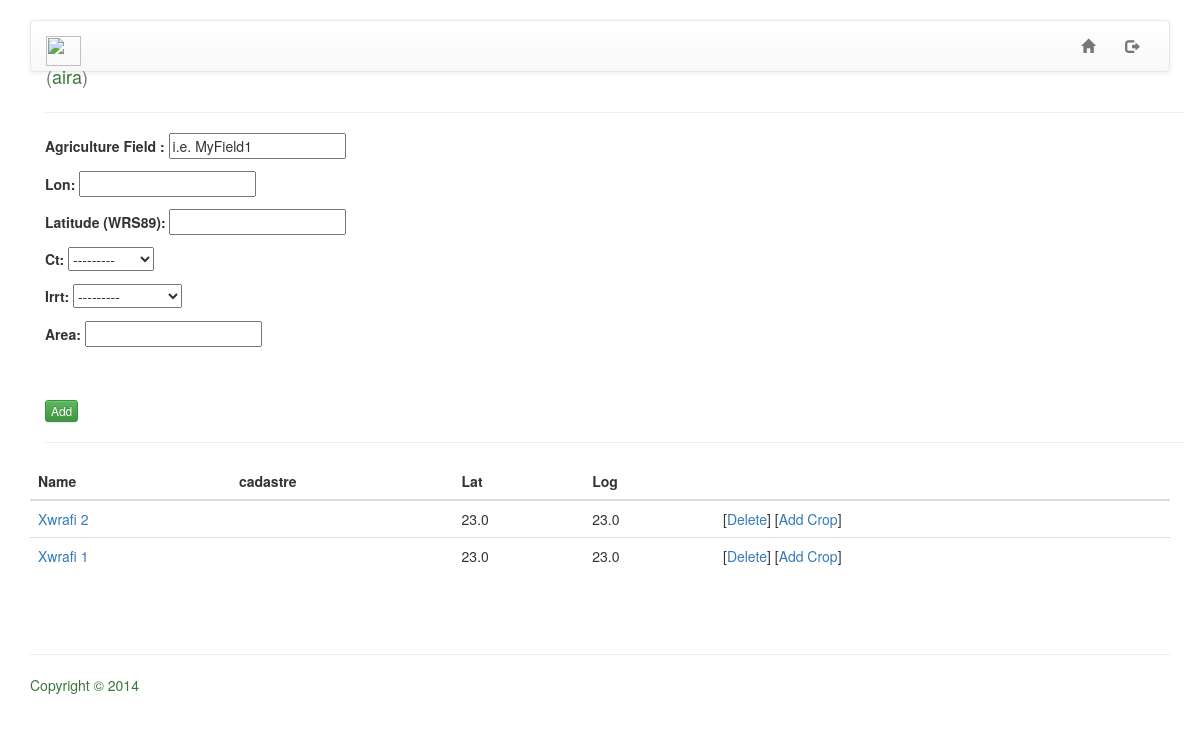
Before: /create_agrifield (signed in) with the older database file.
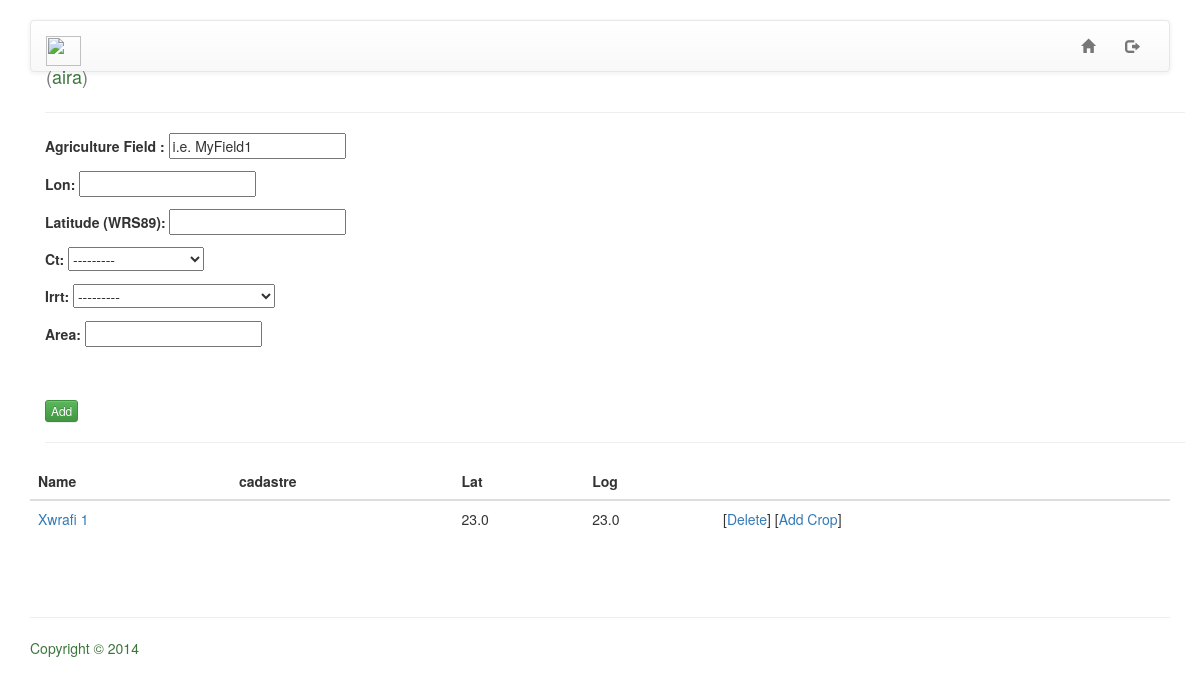
After: the same page with the newer database file.
### aira/models.py (models this page shows, shortened)
class Agrifield(models.Model):
    owner = models.ForeignKey(User)
    name = models.CharField(max_length=255,
                            default='i.e. MyField1')
    lon = models.FloatField()
    lat = models.FloatField()
    ct = models.ForeignKey(CropType)
    irrt = models.ForeignKey(IrrigationType)
    area = models.FloatField()
    class Meta:
        ordering = ('-name',)
        verbose_name_plural = 'Agrifields'

### aira/views.py (the view, shortened to what this page needs)
class CreateAgrifield(CreateView):
    model = Agrifield
    form_class = AgrifieldForm
    success_url = "/home"
    @method_decorator(login_required)
    def dispatch(self, *args, **kwargs):
        return super(CreateAgrifield, self).dispatch(*args, **kwargs)
    def get_context_data(self, **kwargs):
        context = super(CreateAgrifield, self).get_context_data(**kwargs)
        try:
            context['agrifields'] = Agrifield.objects.filter(owner=self.request.user).all()
        except Agrifield.DoesNotExist:
            context['agrifields'] = None
        return context

### aira/forms.py
class AgrifieldForm(forms.ModelForm):
    class Meta:
        model = Agrifield
        exclude = ('owner',)
        labels = {
            'name': _('Agriculture Field '),
            'lat': _('Latitude (WRS89)'),
        }

### aira/models.py (called while the page is built)
    def __unicode__(self):
        return "CropType: {}".format(self.ct_name)

    def __unicode__(self):
        return "IrrigationType: {}".format(self.irrt_name)

### aira/templates/aira/agrifield_form.html (shortened to what this page needs)
{% extends 'base.html' %}
{% load bootstrap3 %}
{% block content %}
<div class="container">
<hr>
	<div>
		<form class="form" role="form"
            method="post">{% csrf_token %}
    		{{ form.as_p }}
            <br><br>
            <button type="submit" class="btn btn-success btn-xs">Add</button>
		</form>
	</div>
	<hr>
</div>
<div>
	<table class="table">
    <thead>
        <tr>
            <th>Name</th>
            <th>cadastre</th>
            <th>Lat</th>
            <th>Log <th>
           	<th colspan="2"> </th>
        </tr>
    </thead>
    <tbody>
{% for f in agrifields %}
        <tr>
            <td><a href="{% url 'update_agrifield' f.id %}"> {{ f.name}}</a></td>
            <td>{{ f.cadastre }}</td>
            <td>{{ f.lat }}</td>
            <td>{{ f.lon }}</td>
        	<td colspan="2">
        		[<a href="{% url 'delete_agrifield' f.id %}">Delete</a>]
				[<a href="{% url 'add_crop' f.id %}">Add Crop</a>]
        	</td>
        </tr>
   	{% endfor%}
	    </tbody>
</table>
</div>
{% endblock %}

### aira_project/templates/base.html (shortened to what this page needs)
{% load static %}
<!DOCTYPE html>
<html lang="en">
<head>
     <link rel="stylesheet" href="https://maxcdn.bootstrapcdn.com/bootstrap/3.2.0/css/bootstrap.min.css">
     <link rel="stylesheet" href="https://maxcdn.bootstrapcdn.com/bootstrap/3.2.0/css/bootstrap-theme.min.css">
     <link rel="stylesheet" href="//maxcdn.bootstrapcdn.com/font-awesome/4.2.0/css/font-awesome.min.css">
     <link rel="stylesheet" type="text/css" href="{% static 'css/custom.css' %}">
</head>
<body>
<div class="container">
  <div class="navbar navbar-default" role="navigation">
        <div class="container-fluid">
            <div class="navbar-header">
              <a class="navbar-brand" href="{% url 'welcome' %}">
                <img src="http://www.pd4pic.com/images/leaves-green-plant-nature.png" width="35" height="30">
                {% if user.is_authenticated %}
                (<span class="text-success">aira</span>)
                {% endif %}
                </a>
          </div>
    {% if user.is_authenticated %}
              <div class="navbar-collapse collapse">
                <ul class="nav navbar-nav navbar-right">
                    <li>
                      <a href="{% url 'home' %}"  rel="nofollow"><i class="glyphicon glyphicon-home"></i> </a> </li>
                    <li><a href="{% url 'django.contrib.auth.views.logout' %}"> <i class="glyphicon glyphicon-log-out"></i> </a></li>
                </ul>
             </div>
    {% endif %}
  </div>
</div>
    <div>
      	{% block content %}
      	{% endblock %}
    </div>
</div>
    <div class="footer">
      <div class="container">
        <br><br>
        <hr>
              <p class="text-success">Copyright &#169; 2014
            </p>
      </div>
    </div>
</body>
</html>

### aira_project/static/css/custom.css (style rules this page uses)
body { padding-top: 20px; padding-bottom: 20px; }
.navbar { margin-bottom: 20px; }

Changed rows visible on the page:
removed Agrifield: name "Xwrafi 2", lat "23.0", lon "23.0"
